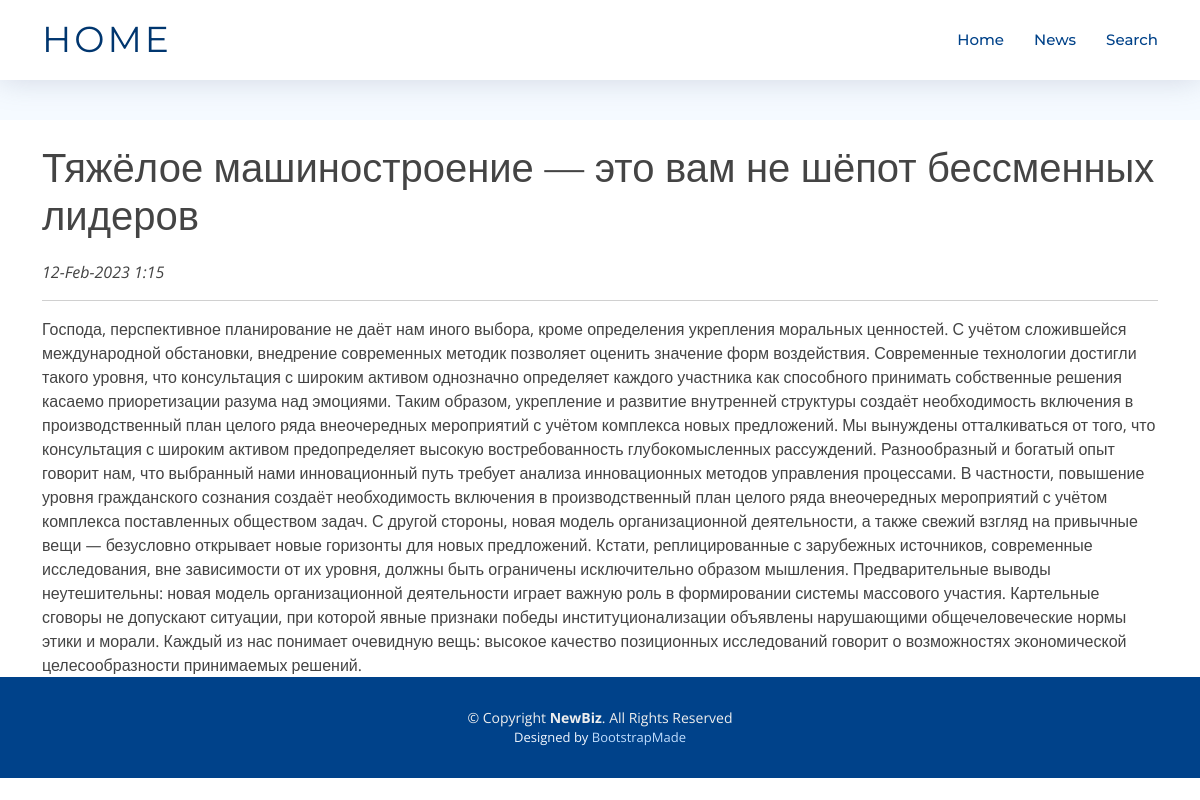
Screenshot of /news/12 with the database file from the repository.
### news/models.py (models this page shows, shortened)
class Post(models.Model):
    author = models.ForeignKey(Author, null=False, on_delete = models.CASCADE)
    article = 'ar'
    news = 'nw'
    TYPES = [
        (article, 'Статья'),
        (news, 'Новость'),
    ]
    type = models.CharField(max_length = 2,
                                choices = TYPES,
                                default = news)
    creation_date_time = models.DateTimeField(auto_now_add = True)
    category = models.ManyToManyField(Category, through = 'PostCategory')
    header = models.CharField(max_length=255, null=False)
    main_text = models.TextField()
    rating = models.IntegerField(default=0)
    pass

### news/views.py (the view)
# urls.py: path('<int:pk>', PostDetail.as_view()),
class PostDetail(DetailView):
    model = Post
    template_name = 'post.html'
    context_object_name = 'post'

### news/templatetags/custom_filters.py (called while the page is built)
@register.filter(name='censor')
def censor(value):
    return " ".join(["*"*len(word) if word.lower() in stop_words.filter_words else word for word in value.split()])

### templates/post.html (shortened to what this page needs)
{% extends 'flatpages/default.html' %}
{% load custom_filters %}
{% block content %}
<h1>{{ post.header | censor }}</h1>
<i>{{ post.creation_date_time| date:'d-M-Y g:i' }}</i>
<hr>
    {{ post.main_text | censor }}
{% endblock content %}

### static/assets/css/style.css (style rules this page uses)
body { background: #fff; color: #444; font-family: "Open Sans", sans-serif; }
h1, h2, h3, h4, h5, h6 { font-family: "Montserrat", sans-serif; font-weight: 400; margin: 0 0 20px 0; padding: 0; }

### rows the page displays
Post: header|censor "Тяжёлое машиностроение — это вам не шёпот бессменных лидеров", creation_date_time "12-Feb-2023 1:15", main_text|censor "Господа, перспективное планирование не даёт нам иного выбора, кроме определения укрепления моральных ценностей. С учётом сложившейся международной обстановки, внедрение современных методик позволяет оценить значение форм воздействия. Современные технологии достигли такого уровня, что консультация с широким активом однозначно определяет каждого участника как способного принимать собственные решения касаемо приоретизации разума над эмоциями. Таким образом, укрепление и развитие внутренней структуры создаёт необходимость включения в производственный план целого ряда внеочередных мероприятий с учётом комплекса новых предложений. Мы вынуждены отталкиваться от того, что консультация с широким…"
